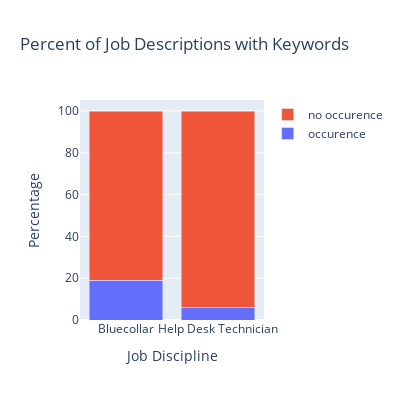

Write notebook code for a chart like this one.
### Markdown cell above
19% of the Blue Collar job postings contained at least 1 keyword.  However, a similar exercise using Marketing job postings yielded 12% of Marketing job postings contained at least 1 keyword.

### Code cell
import plotly.graph_objects as go

field =['Bluecollar', 'Help Desk Technician']

fig = go.Figure(data=[
    go.Bar(name='occurence', x=field, y=[19,6], 
           #text=y,
           #textposition='auto',  #this produced '14' for Marketing          
          ),
    go.Bar(name='no occurence', x=field, y=[81,94])
])
# Change the bar mode
fig.update_layout(barmode='stack', title = "Percent of Job Descriptions with Keywords", 
       xaxis_title = 'Job Discipline', yaxis_title =  
       'Percentage', width = 400, height = 400)
fig.show()

fig.write_html('../Capstone_US_Blue_Collar_workers/data/percent_of_postings_by_job.html')

### Figure 1 — Plotly figure (JSON) as saved in the notebook; plotly's stock layout.template omitted (floating-point values rounded to 4 significant figures)
{"data": [{"name": "occurence", "type": "bar", "x": ["Bluecollar", "Help Desk Technician"], "y": [19, 6]}, {"name": "no occurence", "type": "bar", "x": ["Bluecollar", "Help Desk Technician"], "y": [81, 94]}], "layout": {"barmode": "stack", "height": 400, "title": {"text": "Percent of Job Descriptions with Keywords"}, "width": 400, "xaxis": {"title": {"text": "Job Discipline"}}, "yaxis": {"title": {"text": "Percentage"}}}}
